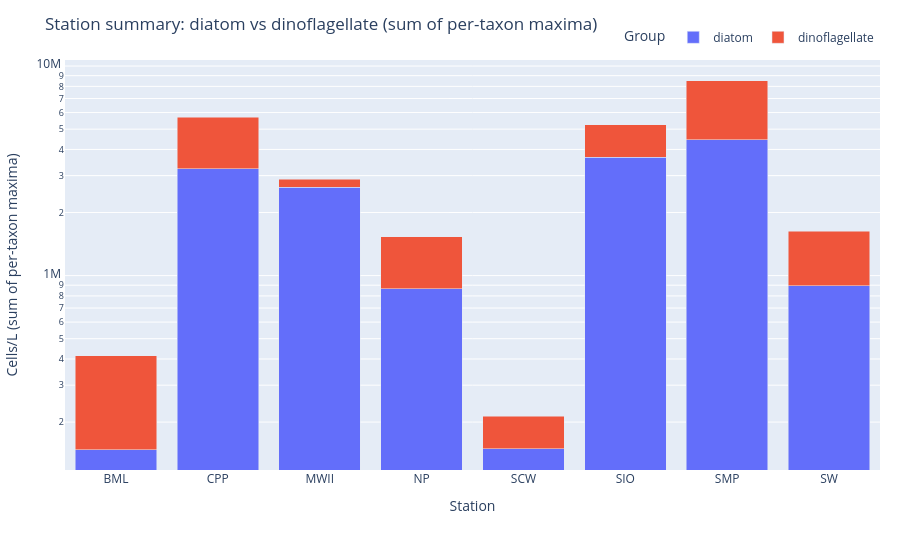

The notebook cell saved with this chart:
### Code cell
# 2) Aggregate: site × group
plot_long = long.dropna(subset=["phyto_group"]).copy()
site_group = (
    plot_long
    .groupby(["site_code", "phyto_group"], as_index=False)["max_cells"]
    .sum()
)

# 3) Order sites by total (so the plot reads well)
site_totals = site_group.groupby("site_code", as_index=False)["max_cells"].sum()
site_order = site_totals.sort_values("max_cells", ascending=False)["site_code"].tolist()
site_group["site_code"] = pd.Categorical(site_group["site_code"], categories=site_order, ordered=True)

# 4) Stacked bar (log y is useful for cell counts)
fig = px.bar(
    site_group,
    x="site_code",
    y="max_cells",
    color="phyto_group",
    barmode="stack",
    title="Station summary: diatom vs dinoflagellate (sum of per-taxon maxima)",
    labels={"site_code": "Station", "max_cells": "Cells/L (sum of per-taxon maxima)", "phyto_group": "Group"},
)

fig.update_yaxes(type="log")  # comment out if you want linear scale
fig.update_layout(
    height=550,
    margin=dict(l=40, r=20, t=60, b=80),
    legend=dict(orientation="h", yanchor="bottom", y=1.02, xanchor="right", x=1),
)

# Better hover
fig.update_traces(
    hovertemplate="Station=%{x}<br>Group=%{legendgroup}<br>Cells/L=%{y:.3g}<extra></extra>"
)

fig.show()

### Figure 1 — Plotly figure (JSON) as saved in the notebook; plotly's stock layout.template omitted (floating-point values rounded to 4 significant figures)
{"data": [{"hovertemplate": "Station=%{x}<br>Group=%{legendgroup}<br>Cells/L=%{y:.3g}<extra></extra>", "legendgroup": "diatom", "marker": {"color": "#636efa", "pattern": {"shape": ""}}, "name": "diatom", "orientation": "v", "showlegend": true, "textposition": "auto", "type": "bar", "x": ["BML", "CPP", "MWII", "NP", "SCW", "SIO", "SMP", "SW"], "xaxis": "x", "y": [148000.0, 3230000.0, 2644000.0, 868000.0, 149600.0, 3673000.0, 4453000.0, 896600.0], "yaxis": "y"}, {"hovertemplate": "Station=%{x}<br>Group=%{legendgroup}<br>Cells/L=%{y:.3g}<extra></extra>", "legendgroup": "dinoflagellate", "marker": {"color": "#EF553B", "pattern": {"shape": ""}}, "name": "dinoflagellate", "orientation": "v", "showlegend": true, "textposition": "auto", "type": "bar", "x": ["BML", "CPP", "MWII", "NP", "SCW", "SIO", "SMP", "SW"], "xaxis": "x", "y": [266700.0, 2464000.0, 234700.0, 662700.0, 63730.0, 1569000.0, 4080000.0, 731600.0], "yaxis": "y"}], "layout": {"barmode": "stack", "height": 550, "legend": {"orientation": "h", "title": {"text": "Group"}, "tracegroupgap": 0, "x": 1, "xanchor": "right", "y": 1.02, "yanchor": "bottom"}, "margin": {"b": 80, "l": 40, "r": 20, "t": 60}, "title": {"text": "Station summary: diatom vs dinoflagellate (sum of per-taxon maxima)"}, "xaxis": {"anchor": "y", "domain": [0, 1], "title": {"text": "Station"}}, "yaxis": {"anchor": "x", "domain": [0, 1], "title": {"text": "Cells/L (sum of per-taxon maxima)"}, "type": "log"}}}
